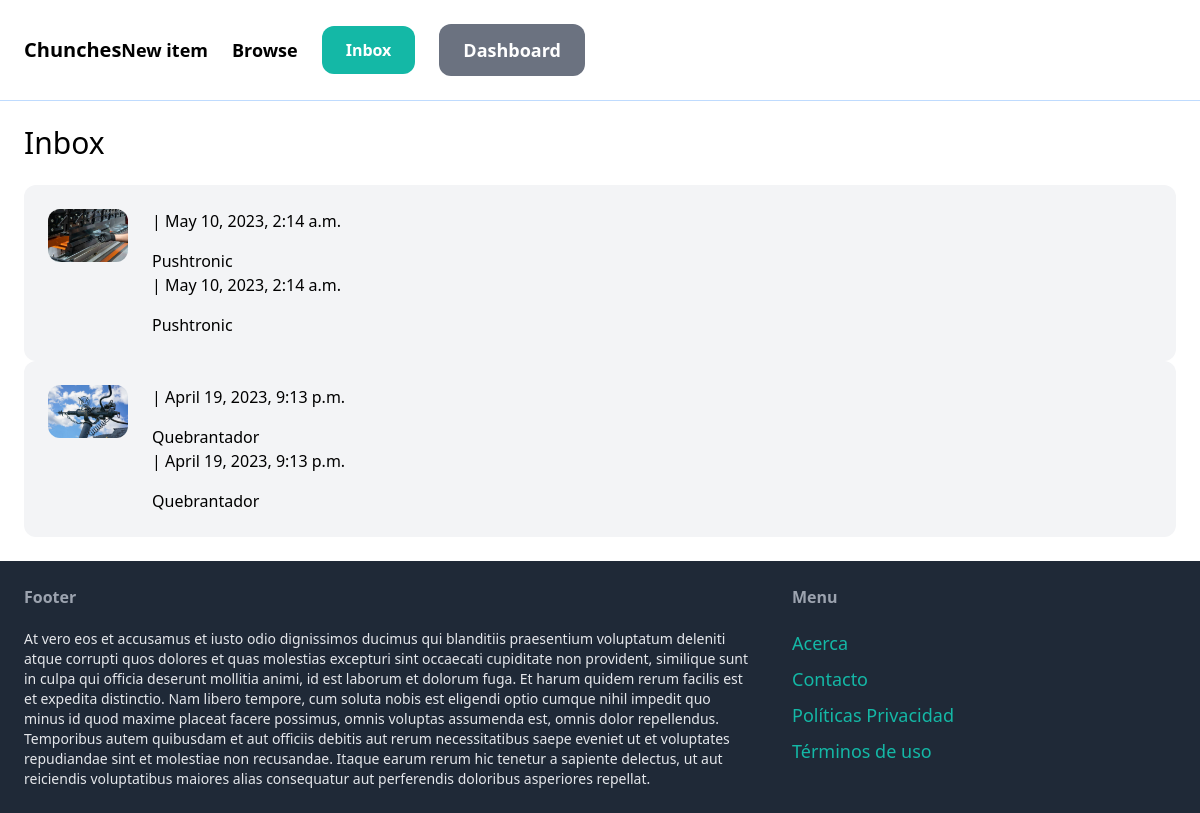
The page /inbox/ (signed in) on the database its author committed.
### conversation/models.py (models this page shows)
class Conversation(models.Model):
    item = models.ForeignKey (Item, related_name='conversations', on_delete=models.CASCADE)
    members = models.ManyToManyField(User, related_name='conversations')
    created_at = models.DateTimeField(auto_now_add=True)
    modified_at = models.DateTimeField(auto_now=True)
    class Meta:
        ordering = ('-modified_at', )

### item/models.py (models this page shows)
class Item(models.Model):
     category = models.ForeignKey(Category, related_name='items', on_delete=models.CASCADE)
     name = models.CharField(max_length=255)
     description = models.TextField(blank=True, null=True)
     price = models.FloatField()
     image = models.ImageField(upload_to='item_images', blank=True, null=True )
     is_sold = models.BooleanField(default=False)
     created_by = models.ForeignKey(User, related_name='items', on_delete=models.CASCADE )
     created_at=models.DateTimeField(auto_now_add=True)

### conversation/views.py (the view)
# urls.py: path('inbox/', include('conversation.urls')),
@login_required
def inbox(request):
    conversations = Conversation.objects.filter(members__in=[request.user.id])
    return render(request, 'conversation/inbox.html', {
        'conversations': conversations
    })

### conversation/templates/conversation/inbox.html (shortened to what this page needs)
{% extends 'core/base.html' %}
{% block content %}
<h1 class="mb-6 text-3xl">Inbox</h1>
<div class="space-y-6">
    {% for conversation in conversations %}
    <a href=" {% url 'conversation:detail' conversation.id %}">
        <div class="p-6 flex bg-gray-100 rounded-xl">
            <div class="pr-6">
                <img src="{{ conversation.item.image.url }}" class="w-20 rounded-xl" alt="">
            </div>
            <div>
                {% for members in conversation.members.all %}
                {% if member != request.user %}
                <p class="mb-4">
                    <strong>{{ member.username }}</strong> | {{ conversation.modified_at}}
                </p>
                <p>{{ conversation.item.name }}</p>
                {% endif %}
                {% endfor %}
            </div>
        </div>
    </a>
    {% endfor %}
</div>
{% endblock %}

### rows shown on the page
Conversation: item.image (picture), modified_at "May 10, 2023, 2:14 a.m.", item.name "Pushtronic"
Conversation: item.image (picture), modified_at "April 19, 2023, 9:13 p.m.", item.name "Quebrantador"
